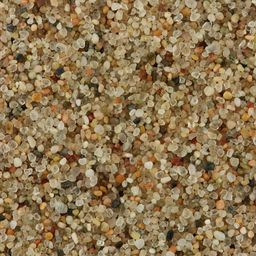
#> input picture ComputerVision/Image_Descriptors/TextureImageDescriptor/Haralick texture(SVC)/sand.jpg, 256 x 256 px
$ python q.py   (older library calls are emulated)
#> lines starting #> are read from the running program, lines starting #| are printed output that depends on the picture
# import the necessary packages
from sklearn.svm import LinearSVC
import argparse
import mahotas
import glob
import cv2

image = cv2.imread("sand.jpg")
#> image is the input picture: shape (256, 256, 3); mean B, G, R 81.3, 117.9, 142.1
image = cv2.cvtColor(image, cv2.COLOR_BGR2GRAY)
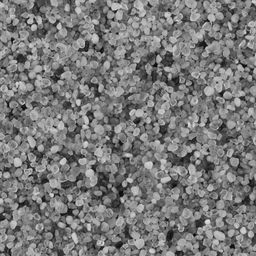
#> image: shape (256, 256); min 3, max 233, mean 121

#> (the run stopped early here; a loop or call above may not have finished)
